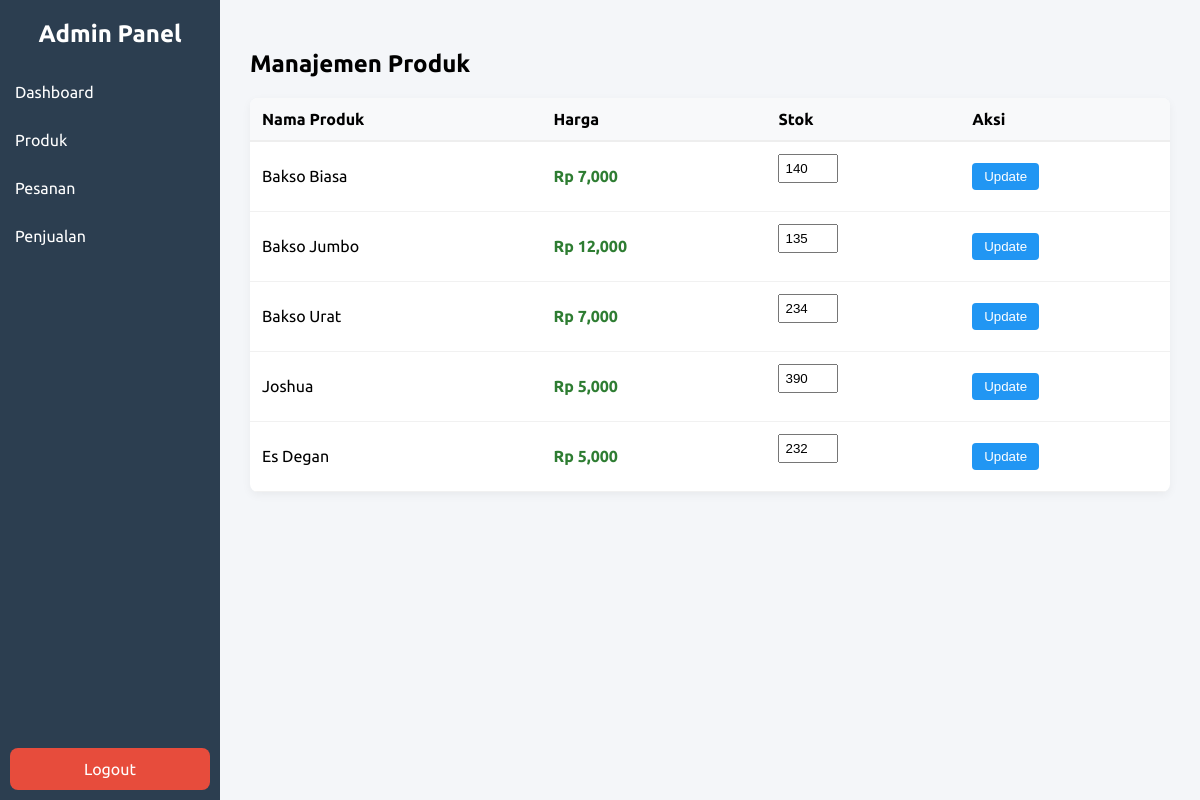
/produk.php, run on the app's committed database.
### tables this page shows
CREATE TABLE `produk` (
  `no_produk` int(11) NOT NULL,
  `nama_produk` varchar(20) DEFAULT NULL,
  `harga` varchar(50) DEFAULT NULL,
  `stok` int(11) DEFAULT NULL
);

### produk.php (the view, shortened to what this page needs)
<?php
include "connect.php";
?>
<link rel="stylesheet" href="admin.css">
<div class="sidebar">
    <div>
        <h2>Admin Panel</h2>
        <div class="menu">
            <a href="admin.html">Dashboard</a>
            <a href="produk.php">Produk</a>
            <a href="pesanan.php">Pesanan</a>
            <a href="penjualan.php">Penjualan</a>
        </div>
    </div>
    <div class="logout">
        <a href="logout.php">Logout</a>
    </div>
</div>
<div class="content">
<h2>Manajemen Produk</h2>
<table>
<tr>
<th>Nama Produk</th>
<th>Harga</th>
<th>Stok</th>
<th>Aksi</th>
</tr>
<?php
$q = mysqli_query($conn,"SELECT * FROM produk");
while($d = mysqli_fetch_array($q)){
$harga = preg_replace('/[^0-9]/','',$d['harga']);
?>
<tr>
<td><?php echo $d['nama_produk']; ?></td>
<td class="price">
Rp <?php echo number_format($harga); ?>
</td>
<td>
<form method="POST">
<input type="number" name="stok" value="<?php echo $d['stok']; ?>">
</td>
<td>
<button type="submit" name="update">Update</button>
</td>
</tr>
<?php } ?>
</table>
</div>

### admin.css (style rules this page uses)
.sidebar { width:220px; background:#2c3e50; min-height:100vh; color:white; position:fixed; left:0; top:0; display:flex; flex-direction:column; justify-content:space-between; }
.sidebar a { display:block; color:white; padding:15px; text-decoration:none; }
.content { flex:1; padding:30px; margin-left:220px; }

### produk.php (style rules this page uses)
.content { margin-left:220px; padding:30px; }
h2 { margin-bottom:20px; }
table { width:100%; border-collapse:collapse; background:white; border-radius:8px; overflow:hidden; box-shadow:0 3px 10px rgba(0,0,0,0.05); }
th { background:#f8f9fa; padding:12px; text-align:left; border-bottom:2px solid #eee; }
td { padding:12px; border-bottom:1px solid #f1f1f1; }
.price { color:#2e7d32; font-weight:bold; }
input[type=number] { width:60px; padding:5px; }
.sidebar { width:220px; background:#2c3e50; min-height:100vh; color:white; position:fixed; left:0; top:0; display:flex; flex-direction:column; justify-content:space-between; }
.sidebar h2 { text-align:center; margin:20px 0; }
.menu a { display:block; color:white; padding:15px; text-decoration:none; }
.logout { padding:10px; }
.logout a { display:block; background:#e74c3c; padding:12px; text-align:center; color:white; text-decoration:none; border-radius:8px; }
button { padding:6px 12px; border:none; background:#2196f3; color:white; border-radius:4px; cursor:pointer; }

### data on the page
produk: nama_produk "Bakso Biasa", harga "7,000", stok "140"
produk: nama_produk "Bakso Jumbo", harga "12,000", stok "135"
produk: nama_produk "Bakso Urat", harga "7,000", stok "234"
produk: nama_produk "Joshua", harga "5,000", stok "390"
produk: nama_produk "Es Degan", harga "5,000", stok "232"
